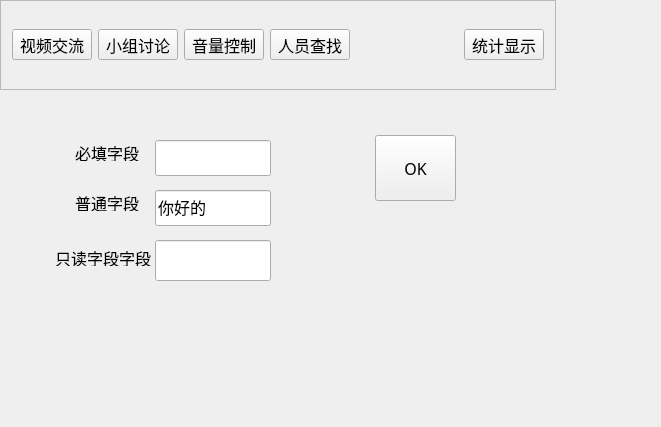
<?xml version="1.0" encoding="UTF-8"?>
<ui version="4.0">
 <class>Widget</class>
 <widget class="QWidget" name="Widget">
  <property name="geometry">
   <rect>
    <x>0</x>
    <y>0</y>
    <width>661</width>
    <height>427</height>
   </rect>
  </property>
  <property name="font">
   <font>
    <family>宋体</family>
    <pointsize>12</pointsize>
    <weight>50</weight>
    <italic>false</italic>
    <bold>false</bold>
   </font>
  </property>
  <property name="windowTitle">
   <string>Widget Application</string>
  </property>
  <property name="styleSheet">
   <string notr="true"/>
  </property>
  <widget class="QFrame" name="frame">
   <property name="geometry">
    <rect>
     <x>0</x>
     <y>0</y>
     <width>556</width>
     <height>90</height>
    </rect>
   </property>
   <property name="maximumSize">
    <size>
     <width>16777215</width>
     <height>90</height>
    </size>
   </property>
   <property name="styleSheet">
    <string notr="true"/>
   </property>
   <property name="frameShape">
    <enum>QFrame::StyledPanel</enum>
   </property>
   <property name="frameShadow">
    <enum>QFrame::Raised</enum>
   </property>
   <layout class="QHBoxLayout" name="horizontalLayout">
    <item>
     <widget class="QToolButton" name="toolButton_2">
      <property name="text">
       <string>视频交流</string>
      </property>
      <property name="icon">
       <iconset resource="res.qrc">
        <normaloff>:/icons/images/video_chat.ico</normaloff>:/icons/images/video_chat.ico</iconset>
      </property>
      <property name="iconSize">
       <size>
        <width>45</width>
        <height>45</height>
       </size>
      </property>
      <property name="toolButtonStyle">
       <enum>Qt::ToolButtonTextUnderIcon</enum>
      </property>
     </widget>
    </item>
    <item>
     <widget class="QToolButton" name="toolButton">
      <property name="text">
       <string>小组讨论</string>
      </property>
      <property name="icon">
       <iconset resource="res.qrc">
        <normaloff>:/icons/images/user_group.ico</normaloff>:/icons/images/user_group.ico</iconset>
      </property>
      <property name="iconSize">
       <size>
        <width>45</width>
        <height>45</height>
       </size>
      </property>
      <property name="toolButtonStyle">
       <enum>Qt::ToolButtonTextUnderIcon</enum>
      </property>
     </widget>
    </item>
    <item>
     <widget class="QToolButton" name="toolButton_3">
      <property name="text">
       <string>音量控制</string>
      </property>
      <property name="icon">
       <iconset resource="res.qrc">
        <normaloff>:/icons/images/voice_chat.ico</normaloff>:/icons/images/voice_chat.ico</iconset>
      </property>
      <property name="iconSize">
       <size>
        <width>45</width>
        <height>45</height>
       </size>
      </property>
      <property name="toolButtonStyle">
       <enum>Qt::ToolButtonTextUnderIcon</enum>
      </property>
     </widget>
    </item>
    <item>
     <widget class="QToolButton" name="toolButton_4">
      <property name="text">
       <string>人员查找</string>
      </property>
      <property name="icon">
       <iconset resource="res.qrc">
        <normaloff>:/icons/images/find.ico</normaloff>:/icons/images/find.ico</iconset>
      </property>
      <property name="iconSize">
       <size>
        <width>45</width>
        <height>45</height>
       </size>
      </property>
      <property name="toolButtonStyle">
       <enum>Qt::ToolButtonTextUnderIcon</enum>
      </property>
     </widget>
    </item>
    <item>
     <spacer name="horizontalSpacer">
      <property name="orientation">
       <enum>Qt::Horizontal</enum>
      </property>
      <property name="sizeHint" stdset="0">
       <size>
        <width>40</width>
        <height>20</height>
       </size>
      </property>
     </spacer>
    </item>
    <item>
     <widget class="QToolButton" name="toolButton_5">
      <property name="text">
       <string>统计显示</string>
      </property>
      <property name="icon">
       <iconset resource="res.qrc">
        <normaloff>:/icons/images/app.ico</normaloff>:/icons/images/app.ico</iconset>
      </property>
      <property name="iconSize">
       <size>
        <width>45</width>
        <height>45</height>
       </size>
      </property>
      <property name="toolButtonStyle">
       <enum>Qt::ToolButtonTextUnderIcon</enum>
      </property>
     </widget>
    </item>
   </layout>
  </widget>
  <widget class="QLabel" name="label">
   <property name="geometry">
    <rect>
     <x>75</x>
     <y>145</y>
     <width>64</width>
     <height>16</height>
    </rect>
   </property>
   <property name="text">
    <string>必填字段</string>
   </property>
  </widget>
  <widget class="QLabel" name="label_2">
   <property name="geometry">
    <rect>
     <x>55</x>
     <y>250</y>
     <width>96</width>
     <height>16</height>
    </rect>
   </property>
   <property name="text">
    <string>只读字段字段</string>
   </property>
  </widget>
  <widget class="QLineEdit" name="editRequired">
   <property name="geometry">
    <rect>
     <x>155</x>
     <y>140</y>
     <width>116</width>
     <height>36</height>
    </rect>
   </property>
  </widget>
  <widget class="QLineEdit" name="editName">
   <property name="geometry">
    <rect>
     <x>155</x>
     <y>190</y>
     <width>116</width>
     <height>36</height>
    </rect>
   </property>
   <property name="styleSheet">
    <string notr="true"/>
   </property>
   <property name="text">
    <string>你好的</string>
   </property>
   <property name="readOnly">
    <bool>false</bool>
   </property>
  </widget>
  <widget class="QLineEdit" name="lineEdit_3">
   <property name="geometry">
    <rect>
     <x>155</x>
     <y>240</y>
     <width>116</width>
     <height>41</height>
    </rect>
   </property>
   <property name="readOnly">
    <bool>true</bool>
   </property>
  </widget>
  <widget class="QLabel" name="label_3">
   <property name="geometry">
    <rect>
     <x>75</x>
     <y>195</y>
     <width>64</width>
     <height>16</height>
    </rect>
   </property>
   <property name="text">
    <string>普通字段</string>
   </property>
  </widget>
  <widget class="QPushButton" name="pushButton">
   <property name="geometry">
    <rect>
     <x>375</x>
     <y>135</y>
     <width>81</width>
     <height>66</height>
    </rect>
   </property>
   <property name="text">
    <string>OK</string>
   </property>
  </widget>
 </widget>
 <layoutdefault spacing="6" margin="11"/>
 <resources>
  <include location="res.qrc"/>
 </resources>
 <connections/>
</ui>
